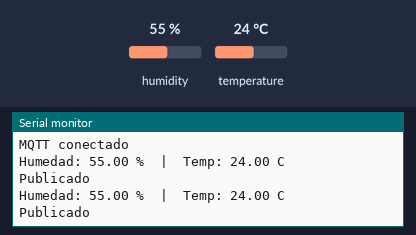
The program below on a simulated ESP8266 (NodeMCU). Parts: the last lines printed to the serial monitor. Inputs (shaded band) come from the test bench; at power-on: humidity 55 %, temperature 24 °C. WiFi joins after 1.5 s; servers stay silent unless stated; no MQTT or app messages arrive unless stated.

Above: at 8.3 s.
8.4 s: humidity set to 22 %
At 11.9 s:
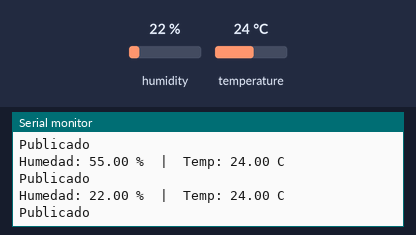
13.2 s: temperature set to 12 °C
At 14.1 s:
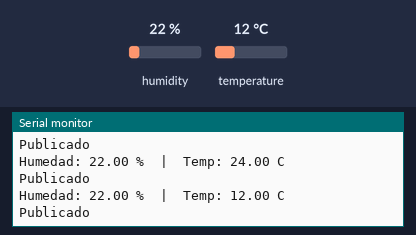
18.0 s: humidity set to 40 %
At 19.9 s:
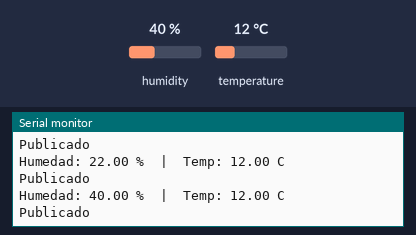
Timing chart, 0 to 21.4 s (numbered marks = the images above; inputs shaded):
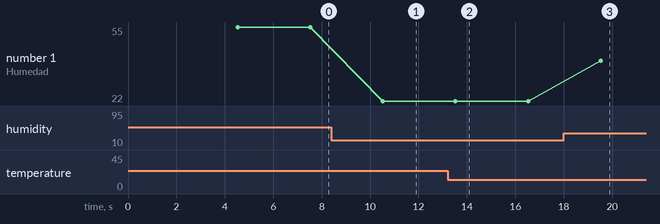

The program:

main.cpp
```cpp
// --- INCLUDES ---
// estas librerías se incluyen para el funcionemiento básico de Arduino, una librería específica para el sensor utilizado (DHT11), otra para la conexión WiFi,
//   para la conexión con MQTT, para crear y gestionar mensajes Json, y para poder ejecutar funciones periódicamente usando temporizadores (sin el uso de delay o millis).
#include <Arduino.h>
#include <DHT.h>
#include <ESP8266WiFi.h>
#include <PubSubClient.h>
#include <ArduinoJson.h>
#include <Ticker.h>

// // --- WIFI ---
// todos los nodos tienen que estar conectados a la misma red
const char* ssid = "wifi"; // cambiar por el nombre de la red WiFi
const char* password = "wifiwifi"; // cambiar por la contraseña de la red WiFi

// // --- MQTT ---
const char* mqtt_server = "10.228.245.75"; //la IP de donde esté levantado
const char* mqtt_topic = "dht11"; // el topic es donde se publican los datos del sensor

// --- OBJETOS ---
WiFiClient espClient; // definimos el cliente WiFi para la conexión MQTT
PubSubClient client(espClient); // definimos el cliente MQTT usando el cliente WiFi

// --- DHT11 ---
// definimos el pin digital donde se conecta el sensor DHT11 a nuestro nodo (GPIO2 del ESP8266)
#define DHTPIN GPIO_ID_PIN(2)
// indicamos el tipo de sensor DHT que estamos usando (DHT11)
#define DHTTYPE DHT11
// creamos el objeto DHT indicando el pin de conexión usado y el tipo de sensor (DHT11)
DHT dht(DHTPIN, DHTTYPE);

// --- FLAGS ---
// estas flags se activan desde los tickers y se gestionan en el loop principal
volatile bool shouldReadDHT = false; // indica cuándo se debe leer el sensor DHT11
volatile bool shouldCheckWifi = false; // indica cuándo se debe comprobar el estado del WiFi
volatile bool shouldCheckMqtt = false; // indica cuándo se debe comprobar la conexión MQTT

// --- TICKERS ---
Ticker dht11Ticker; // este ticker es para la lectura periódica del DHT11
Ticker wifiCheckTicker; // este ticker lo usamos para comprobar el estado de la conexión WiFi
Ticker mqttCheckTicker; // este ticker lo usamos para comprobar y reintentar (si es necesario) la conexión MQTT

// --- ESTADOS ---
// estas variables indican si actualmente hay conexión Wifi y MQTT activa
bool wifiConnected = false;
bool mqttConnected = false;

// --- CALLBACKS MÍNIMOS ---
// estas funciones se ejecutan desde los tickers y solo activan flags (no se realizan otras operaciones dentro del callback)
void IRAM_ATTR onDHTTimer() {
  shouldReadDHT = true;
}

void IRAM_ATTR onWifiCheck() {
  shouldCheckWifi = true;
}

void IRAM_ATTR onMqttCheck() {
  shouldCheckMqtt = true;
}

// --- FUNCIONES ---
void setup_wifi() {
  Serial.print("Conectando a ");
  Serial.println(ssid);

  WiFi.mode(WIFI_STA); // configuramos el ESP8266 en modo estación
  WiFi.begin(ssid, password); // inicializamosmos la conexión

  // iniciamos un ticker que comprobará el estado del WiFi cada 500 ms
  wifiCheckTicker.attach_ms(500, onWifiCheck);
}

void checkWifiStatus() {
  if (WiFi.status() == WL_CONNECTED) {
    if (!wifiConnected) {
      wifiConnected = true; // marcamos el estado WiFi como conectado
      wifiCheckTicker.detach(); // detenemos el ticker ya que la WiFi está conectada

      Serial.println("\nWiFi conectado");
      Serial.print("IP: ");
      Serial.println(WiFi.localIP());

      // configuramos el broker MQTT una vez conectado el WiFi, con el puerto 1884
      client.setServer(mqtt_server, 1884);

      // iniciamos el ticker para comprobar la conexión MQTT
      mqttCheckTicker.attach_ms(3000, onMqttCheck);
      shouldCheckMqtt = true; // seteamos la flag a true, indicando la conexión inmediata
    }
  } else {
    wifiConnected = false; // indicamos que no hay conexión WiFi
    Serial.print("."); // imprimimos un punto para señalizar visualmente el intento de conexión
  }
}

void checkMqttConnection() {
  if (!wifiConnected) {
    return; // no intentamos conectar MQTT si no hay WiFi
  }

  if (client.connected()) {
    if (!mqttConnected) {
      mqttConnected = true; // marcamos el estado MQTT como conectado
      mqttCheckTicker.detach(); // detenemos el ticker de comprobación MQTT
      Serial.println("MQTT conectado");

      // iniciamos la lectura del DHT11 cada 3 segundos
      dht11Ticker.attach(3, onDHTTimer);
      shouldReadDHT = true; // ponemos la flag a true indicando la primera lectura inmediata
    }
  } else {
    mqttConnected = false; // indicamos que no hay conexión MQTT
    Serial.print("Conectando MQTT...");

    if (client.connect("NodeMCU_DHT11")) {
      Serial.println(" OK");
    } else {
      Serial.print(" fallo rc=");
      Serial.println(client.state()); // si falla en conectar, aquí nos da el código de error
    }
  }
}

void readAndPublishDHT() {
  if (!mqttConnected) {
    return; // no leemos el sensor si no hay conexión MQTT
  }

  float h = dht.readHumidity(); // lectura de la humedad
  float t = dht.readTemperature(); // lectura de la temperatura

  // comprobamos si la lectura es válida
  if (isnan(h) || isnan(t)) {
    Serial.println("Error leyendo DHT11");
    return;
  }

  // mostramos los valores de humedad y temperatura por el Serial Monitor
  Serial.print("Humedad: ");
  Serial.print(h);
  Serial.print(" %  |  Temp: ");
  Serial.print(t);
  Serial.println(" C");

  // creamos el objeto JSON con los valores leidos del sensor (temperatura y humedad)
  StaticJsonDocument<128> doc;
  doc["temperatura"] = t;
  doc["humedad"] = h;

  // convertimos el JSON a texto
  char buffer[128];
  serializeJson(doc, buffer);

  // Publicar MQTT
  if (client.publish(mqtt_topic, buffer)) {
    Serial.println("Publicado"); // mensaje de verificación de publicación exitosa
  } else {
    Serial.println("Error publicando"); // mensaje de verificación de publicación fallida
  }
}

// --- SETUP ---
void setup() {
  // inicializamos la comunicación serial
  Serial.begin(115200);
  Serial.println("\nTest DHT11");
  // inicializamos el sensot DHT11
  dht.begin();
  // inicializamos la conexión WiFi
  setup_wifi();
}

// --- LOOP ---
void loop() {
  // dentro del loop, en primer lugar, procesamos las acciones pendientes indicadas por los tickers
  if (shouldCheckWifi) {
    shouldCheckWifi = false;
    checkWifiStatus(); // comprobamos el estado de la WiFi
  }

  if (shouldCheckMqtt) {
    shouldCheckMqtt = false;
    checkMqttConnection(); // comprobamos la conexión MQTT
  }

  if (shouldReadDHT) {
    shouldReadDHT = false;
    readAndPublishDHT(); // leemos el sensor y publicamos los datos
  }

  // También confirmamos que la conexión MQTT se mantiene viva
  if (mqttConnected) {
    client.loop();
  }

  yield(); // recomendado para el ESP8266, ya que evita bloqueos y reinicios por watchdog
}
```

Measured:
- after the input at 8.4 s, the serial monitor: prints a new line after 2.1 s (image 1)
- after the input at 13.2 s, the serial monitor: prints a new line after 0.33 s (image 2)
- after the input at 18.0 s, the serial monitor: prints a new line after 1.5 s (image 3)
- plotted number 1: 55 → 22 after the input at 8.4 s, 22 → 40 after the input at 18.0 s
